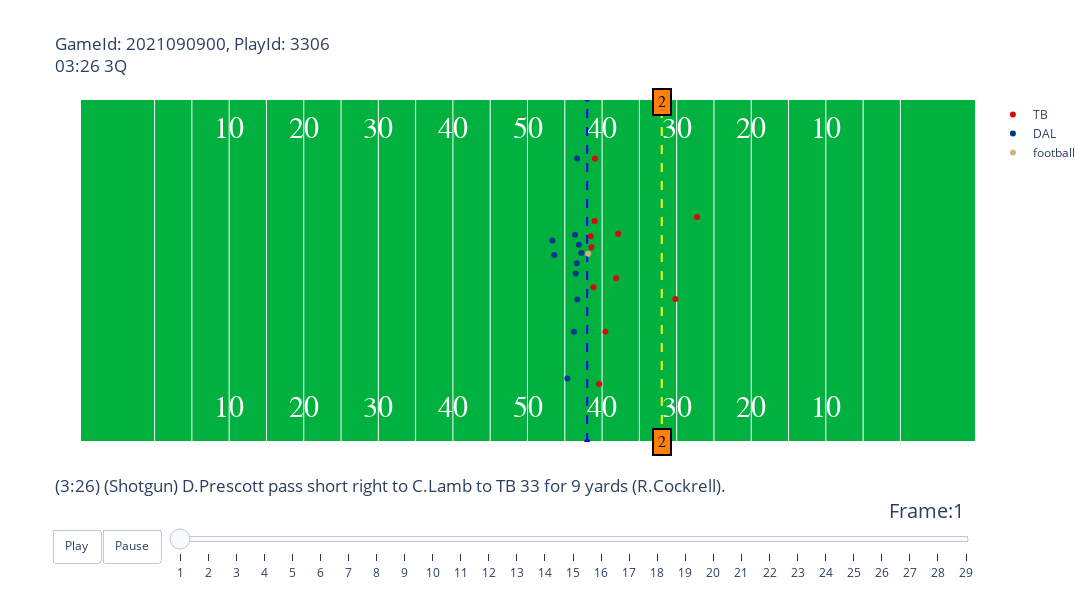

The code cell stored with this chart in its notebook:
### Code cell
playId_num = 3306
gameId = 2021090900
animate_play(week1, plays, players, pffScoutingData, gameId, playId_num).show()

### Figure 1 — Plotly figure (JSON) as saved in the notebook; plotly's stock layout.template omitted (floating-point values rounded to 4 significant figures)
{"data": [{"hoverinfo": "none", "mode": "text", "showlegend": false, "text": ["10", "20", "30", "40", "50", "40", "30", "20", "10"], "textfont": {"color": "#ffffff", "family": "Courier New, monospace", "size": 30}, "type": "scatter", "x": [20, 30, 40, 50, 60, 70, 80, 90, 100], "y": [5, 5, 5, 5, 5, 5, 5, 5, 5]}, {"hoverinfo": "none", "mode": "text", "showlegend": false, "text": ["10", "20", "30", "40", "50", "40", "30", "20", "10"], "textfont": {"color": "#ffffff", "family": "Courier New, monospace", "size": 30}, "type": "scatter", "x": [20, 30, 40, 50, 60, 70, 80, 90, 100], "y": [48.5, 48.5, 48.5, 48.5, 48.5, 48.5, 48.5, 48.5, 48.5]}, {"hoverinfo": "none", "line": {"color": "blue", "dash": "dash"}, "showlegend": false, "type": "scatter", "x": [68, 68], "y": [0, 53.5]}, {"hoverinfo": "none", "line": {"color": "yellow", "dash": "dash"}, "showlegend": false, "type": "scatter", "x": [78, 78], "y": [0, 53.5]}, {"hoverinfo": "text", "hovertext": ["nflId:35441.0<br>displayName:Ndamukong Suh<br>Position:DRT<br>Role:Pass Rush", "nflId:35454.0<br>displayName:Jason Pierre-Paul<br>Position:RE<br>Role:Pass Rush", "nflId:38588.0<br>displayName:Lavonte David<br>Position:LLB<br>Role:Coverage", "nflId:41338.0<br>displayName:Ross Cockrell<br>Position:SCBoL<br>Role:Coverage", "nflId:41915.0<br>displayName:Shaquil Barrett<br>Position:LOLB<br>Role:Pass Rush", "nflId:46132.0<br>displayName:Carlton Davis<br>Position:RCB<br>Role:Coverage", "nflId:47788.0<br>displayName:Devin White<br>Position:RLB<br>Role:Coverage", "nflId:47877.0<br>displayName:Jamel Dean<br>Position:LCB<br>Role:Coverage", "nflId:47882.0<br>displayName:Mike Edwards<br>Position:FSL<br>Role:Coverage", "nflId:52453.0<br>displayName:Antoine Winfield<br>Position:FSR<br>Role:Coverage", "nflId:53461.0<br>displayName:Joe Tryon<br>Position:ROLB<br>Role:Pass Rush"], "marker": {"color": "#D50A0A"}, "mode": "markers", "name": "TB", "type": "scatter", "x": [68.57, 68.49, 71.87, 70.45, 68.83, 69.05, 72.16, 69.63, 79.83, 82.73, 68.99], "y": [30.37, 32.05, 25.51, 17.18, 24.13, 44.19, 32.44, 9.04, 22.29, 35.06, 34.46]}, {"hoverinfo": "text", "hovertext": ["nflId:37082.0<br>displayName:Tyron Smith<br>Position:LT<br>Role:Pass Block", "nflId:42347.0<br>displayName:Amari Cooper<br>Position:RWR<br>Role:Pass Route", "nflId:42654.0<br>displayName:La'el Collins<br>Position:RT<br>Role:Pass Block", "nflId:43293.0<br>displayName:Ezekiel Elliott<br>Position:HB-L<br>Role:Pass Route", "nflId:43424.0<br>displayName:Dak Prescott<br>Position:QB<br>Role:Pass", "nflId:46119.0<br>displayName:Connor Williams<br>Position:LG<br>Role:Pass Block", "nflId:46150.0<br>displayName:Michael Gallup<br>Position:LWR<br>Role:Pass Route", "nflId:46206.0<br>displayName:Dalton Schultz<br>Position:SRiWR<br>Role:Pass Route", "nflId:47873.0<br>displayName:Connor McGovern<br>Position:RG<br>Role:Pass Block", "nflId:52425.0<br>displayName:CeeDee Lamb<br>Position:SRoWR<br>Role:Pass Route", "nflId:52554.0<br>displayName:Tyler Biadasz<br>Position:C<br>Role:Pass Block"], "marker": {"color": "#003594"}, "mode": "markers", "name": "DAL", "type": "scatter", "x": [66.37, 65.35, 66.46, 63.34, 63.59, 66.9, 66.65, 66.68, 66.62, 66.23, 67.22], "y": [32.3, 9.91, 26.27, 31.39, 29.13, 30.73, 44.18, 22.19, 27.86, 17.17, 29.44]}, {"hoverinfo": "none", "marker": {"color": "#CBB67C"}, "mode": "markers", "name": "football", "type": "scatter", "x": [68.14], "y": [29.32]}], "layout": {"annotations": [{"align": "center", "bgcolor": "#ff7f0e", "bordercolor": "black", "borderpad": 4, "borderwidth": 2, "font": {"color": "black", "family": "Courier New, monospace", "size": 16}, "opacity": 1, "showarrow": false, "text": "2", "x": 78, "y": 0}, {"align": "center", "bgcolor": "#ff7f0e", "bordercolor": "black", "borderpad": 4, "borderwidth": 2, "font": {"color": "black", "family": "Courier New, monospace", "size": 16}, "opacity": 1, "showarrow": false, "text": "2", "x": 78, "y": 53}], "autosize": false, "height": 600, "plot_bgcolor": "#00B140", "sliders": [{"active": 0, "currentvalue": {"font": {"size": 20}, "prefix": "Frame:", "visible": true, "xanchor": "right"}, "len": 0.9, "pad": {"b": 10, "t": 50}, "steps": [{"args": [[1], {"frame": {"duration": 100, "redraw": false}, "mode": "immediate", "transition": {"duration": 0}}], "label": "1", "method": "animate"}, {"args": [[2], {"frame": {"duration": 100, "redraw": false}, "mode": "immediate", "transition": {"duration": 0}}], "label": "2", "method": "animate"}, {"args": [[3], {"frame": {"duration": 100, "redraw": false}, "mode": "immediate", "transition": {"duration": 0}}], "label": "3", "method": "animate"}, {"args": [[4], {"frame": {"duration": 100, "redraw": false}, "mode": "immediate", "transition": {"duration": 0}}], "label": "4", "method": "animate"}, {"args": [[5], {"frame": {"duration": 100, "redraw": false}, "mode": "immediate", "transition": {"duration": 0}}], "label": "5", "method": "animate"}, {"args": [[6], {"frame": {"duration": 100, "redraw": false}, "mode": "immediate", "transition": {"duration": 0}}], "label": "6", "method": "animate"}, {"args": [[7], {"frame": {"duration": 100, "redraw": false}, "mode": "immediate", "transition": {"duration": 0}}], "label": "7", "method": "animate"}, {"args": [[8], {"frame": {"duration": 100, "redraw": false}, "mode": "immediate", "transition": {"duration": 0}}], "label": "8", "method": "animate"}, {"args": [[9], {"frame": {"duration": 100, "redraw": false}, "mode": "immediate", "transition": {"duration": 0}}], "label": "9", "method": "animate"}, {"args": [[10], {"frame": {"duration": 100, "redraw": false}, "mode": "immediate", "transition": {"duration": 0}}], "label": "10", "method": "animate"}, {"args": [[11], {"frame": {"duration": 100, "redraw": false}, "mode": "immediate", "transition": {"duration": 0}}], "label": "11", "method": "animate"}, {"args": [[12], {"frame": {"duration": 100, "redraw": false}, "mode": "immediate", "transition": {"duration": 0}}], "label": "12", "method": "animate"}, {"args": [[13], {"frame": {"duration": 100, "redraw": false}, "mode": "immediate", "transition": {"duration": 0}}], "label": "13", "method": "animate"}, {"args": [[14], {"frame": {"duration": 100, "redraw": false}, "mode": "immediate", "transition": {"duration": 0}}], "label": "14", "method": "animate"}, {"args": [[15], {"frame": {"duration": 100, "redraw": false}, "mode": "immediate", "transition": {"duration": 0}}], "label": "15", "method": "animate"}, {"args": [[16], {"frame": {"duration": 100, "redraw": false}, "mode": "immediate", "transition": {"duration": 0}}], "label": "16", "method": "animate"}, {"args": [[17], {"frame": {"duration": 100, "redraw": false}, "mode": "immediate", "transition": {"duration": 0}}], "label": "17", "method": "animate"}, {"args": [[18], {"frame": {"duration": 100, "redraw": false}, "mode": "immediate", "transition": {"duration": 0}}], "label": "18", "method": "animate"}, {"args": [[19], {"frame": {"duration": 100, "redraw": false}, "mode": "immediate", "transition": {"duration": 0}}], "label": "19", "method": "animate"}, {"args": [[20], {"frame": {"duration": 100, "redraw": false}, "mode": "immediate", "transition": {"duration": 0}}], "label": "20", "method": "animate"}, {"args": [[21], {"frame": {"duration": 100, "redraw": false}, "mode": "immediate", "transition": {"duration": 0}}], "label": "21", "method": "animate"}, {"args": [[22], {"frame": {"duration": 100, "redraw": false}, "mode": "immediate", "transition": {"duration": 0}}], "label": "22", "method": "animate"}, {"args": [[23], {"frame": {"duration": 100, "redraw": false}, "mode": "immediate", "transition": {"duration": 0}}], "label": "23", "method": "animate"}, {"args": [[24], {"frame": {"duration": 100, "redraw": false}, "mode": "immediate", "transition": {"duration": 0}}], "label": "24", "method": "animate"}, {"args": [[25], {"frame": {"duration": 100, "redraw": false}, "mode": "immediate", "transition": {"duration": 0}}], "label": "25", "method": "animate"}, {"args": [[26], {"frame": {"duration": 100, "redraw": false}, "mode": "immediate", "transition": {"duration": 0}}], "label": "26", "method": "animate"}, {"args": [[27], {"frame": {"duration": 100, "redraw": false}, "mode": "immediate", "transition": {"duration": 0}}], "label": "27", "method": "animate"}, {"args": [[28], {"frame": {"duration": 100, "redraw": false}, "mode": "immediate", "transition": {"duration": 0}}], "label": "28", "method": "animate"}, {"args": [[29], {"frame": {"duration": 100, "redraw": false}, "mode": "immediate", "transition": {"duration": 0}}], "label": "29", "method": "animate"}], "transition": {"duration": 300, "easing": "cubic-in-out"}, "x": 0.1, "xanchor": "left", "y": 0, "yanchor": "top"}], "title": {"text": "GameId: 2021090900, PlayId: 3306<br>03:26 3Q<br><br><br><br><br><br><br><br><br><br><br><br><br><br><br><br><br><br><br>(3:26) (Shotgun) D.Prescott pass short right to C.Lamb to TB 33 for 9 yards (R.Cockrell)."}, "updatemenus": [{"buttons": [{"args": [null, {"frame": {"duration": 100, "redraw": false}, "fromcurrent": true, "transition": {"duration": 0}}], "label": "Play", "method": "animate"}, {"args": [[null], {"frame": {"duration": 0, "redraw": false}, "mode": "immediate", "transition": {"duration": 0}}], "label": "Pause", "method": "animate"}], "direction": "left", "pad": {"r": 10, "t": 87}, "showactive": false, "type": "buttons", "x": 0.1, "xanchor": "right", "y": 0, "yanchor": "top"}], "width": 1200, "xaxis": {"autorange": false, "range": [0, 120], "showticklabels": false, "tickmode": "array", "tickvals": [10, 15, 20, 25, 30, 35, 40, 45, 50, 55, 60, 65, 70, 75, 80, 85, 90, 95, 100, 105, 110]}, "yaxis": {"autorange": false, "range": [0, 53.3], "showgrid": false, "showticklabels": false}}}
